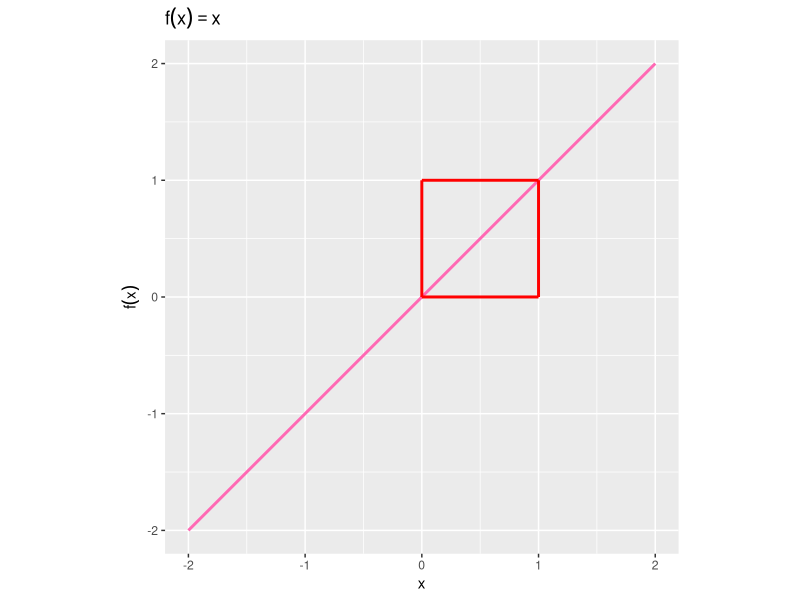

This chart was generated by the following R code: (Note: this script raises an error after producing the figure.)

# イージング --------------------------------------------------------------

# 利用パッケージ
library(gganimate)
library(ggplot2)

# チェック用
library(magrittr)
library(ggplot2)


# 元の関数の作図 -----------------------------------------------------------------

# x軸の値を作成
x_vec <- seq(from = -2, to = 2, by = 0.01)

# 元の関数のデータフレームを作成
tmp_df <- tibble::tibble(
  x = x_vec, 
  y = x
)

# イージング関数として利用する領域用のデータフレームを作成
area_df <- tibble::tibble(
  x_from = c(0, 0, 1, 1), 
  y_from = c(0, 1, 1, 0), 
  x_to = c(0, 1, 1, 0), 
  y_to = c(1, 1, 0, 0)
)

# 元の関数を作図
ggplot() + 
  geom_line(data = tmp_df, mapping = aes(x = x, y = y), 
            color = "hotpink", size = 1) + # 元の関数
  geom_segment(data = area_df, mapping = aes(x = x_from, xend = x_to, y = y_from, yend = y_to), 
               color = "red", size = 1) + # 対象の領域
  coord_fixed(ratio = 1) + # アスペクト比
  labs(title = expression(f(x) == x), 
       y = expression(f(x))) # ラベル


# イージング関数の設定 --------------------------------------------------------------------

### ・時間ベクトルの設定 -----

# 時間変化の値を作成:(0 <= t <= 1)
t_vec <- seq(from = 0, to = 1, by = 0.01)
t_vec <- seq(from = 0, to = 1, length.out = 21)


### ・linear -----

# Linear
linear_df <- tibble::tibble(
  t = t_vec, 
  y = t, 
  easing_fnc = "linear"
)


### ・quadratic -----

# Quadratic-in
quad_in_df <- tibble::tibble(
  t = t_vec, 
  y = t^2, 
  easing_fnc = "quad-in"
)

# Quadratic-out
quad_out_df <- tibble::tibble(
  t = t_vec, 
  y = t * (2 - t), 
  easing_fnc = "quad-out"
)

# Quadratic-inout
quad_inout_df <- tibble::tibble(
  t = t_vec, 
  y = dplyr::if_else(
    condition = t < 0.5, 
    true = 2 * t^2, 
    false = 1 - (2 - 2 * t)^2 * 0.5
  ), 
  easing_fnc = "quad-in-out"
)


### ・cubic -----

# Cubic-in
cubic_in_df <- tibble::tibble(
  t = t_vec, 
  y = t^3, 
  easing_fnc = "cubic-in"
)

# Cubic-out
cubic_out_df <- tibble::tibble(
  t = t_vec, 
  y = 1 - (1 - t)^3, 
  easing_fnc = "cubic-out"
)

# Cubic-inout
cubic_inout_df <- tibble::tibble(
  t = t_vec, 
  y = dplyr::if_else(
    condition = t < 0.5, 
    true = 4 * t^3, 
    false = 1 - (2 - 2 * t)^3 * 0.5
  ), 
  easing_fnc = "cubic-in-out"
)


### ・quartic -----

# Quartic-in
quart_in_df <- tibble::tibble(
  t = t_vec, 
  y = t^4, 
  easing_fnc = "quart-in"
)

# Quartic-out
quart_out_df <- tibble::tibble(
  t = t_vec, 
  y = 1 - (1 - t)^4, 
  easing_fnc = "quart-out"
)

# Quartic-inout
quart_inout_df <- tibble::tibble(
  t = t_vec, 
  y = dplyr::if_else(
    condition = t < 0.5, 
    true = 8 * t^4, 
    false = 1 - (2 - 2 * t)^4 * 0.5
  ), 
  easing_fnc = "quart-in-out"
)


### ・quintic -----

# Quintic-in
quint_in_df <- tibble::tibble(
  t = t_vec, 
  y = t^5, 
  easing_fnc = "quint-in"
)

# Quintic-out
quint_out_df <- tibble::tibble(
  t = t_vec, 
  y = 1 - (1 - t)^5, 
  easing_fnc = "quint-out"
)

# Quintic-inout
quint_inout_df <- tibble::tibble(
  t = t_vec, 
  y = dplyr::if_else(
    condition = t < 0.5, 
    true = 16 * t^5, 
    false = 1 - (2 - 2 * t)^5 * 0.5
  ), 
  easing_fnc = "quint-in-out"
)


### ・exponential -----

# Exponential-in
expo_in_df <- tibble::tibble(
  t = t_vec, 
  y = dplyr::if_else(
    condition = t == 0, 
    true = 0, 
    false = 2^(10 * t - 10)
  ), 
  easing_fnc = "expo-in"
)

# Exponential-out
expo_out_df <- tibble::tibble(
  t = t_vec, 
  y = dplyr::if_else(
    condition = t == 1, 
    true = 1, 
    false = 1 - 2^(-10 * t)
  ), 
  easing_fnc = "expo-out"
)

# Exponential-inout
expo_inout_df <- tibble::tibble(
  t = t_vec, 
  y = dplyr::case_when(
    t == 0 ~ 0, 
    t == 1 ~ 1, 
    t < 0.5 ~ 2^(20 * t - 11), 
    t >= 0.5 ~ 1 - 2^(9 - 20 * t)
  ), 
  easing_fnc = "expo-in-out"
)


### ・sine -----

# Sine-in
sine_in_df <- tibble::tibble(
  t = t_vec, 
  y = 1 - cos(0.5 * pi * t), 
  easing_fnc = "sine-in"
)

# Sine-out
sine_out_df <- tibble::tibble(
  t = t_vec, 
  y = sin(0.5 * pi * t), 
  easing_fnc = "sine-out"
)

# Sine-inout
sine_inout_df <- tibble::tibble(
  t = t_vec, 
  y = (1 - cos(pi * t)) * 0.5, 
  easing_fnc = "sine-in-out"
)


### ・circular -----

# Circular-in
circ_in_df <- tibble::tibble(
  t = t_vec, 
  y = 1 - sqrt(1 - t^2), 
  easing_fnc = "circ-in"
)

# Circular-out
circ_out_df <- tibble::tibble(
  t = t_vec, 
  y = sqrt(t * (2 - t)), 
  easing_fnc = "circ-out"
)

# Circular-inout
circ_inout_df <- tibble::tibble(
  t = t_vec, 
  y = dplyr::if_else(
    condition = t < 0.5, 
    true = (1 - sqrt(1 - 4 * t^2)) * 0.5, 
    false = (sqrt(1 - (2 - 2 * t)^2) + 1) * 0.5
  ), 
  easing_fnc = "circ-in-out"
)


### ・back -----

# Back-in
back_in_df <- tibble::tibble(
  t = t_vec, 
  y = (1.70158 + 1) * t^3 - 1.70158 * t^2, 
  easing_fnc = "back-in"
)

# Back-out
back_out_df <- tibble::tibble(
  t = t_vec, 
  y = 1 - (1.70158 + 1) * (1 - t)^3 + 1.70158 * (1 - t)^2, 
  easing_fnc = "back-out"
)

# Back-inout
back_inout_df <- tibble::tibble(
  t = t_vec, 
  y = dplyr::if_else(
    condition = t < 0.5, 
    true = 4 * (1.70158 + 1) * t^3 - 2 * 1.70158 * t^2, 
    false = 1 - 4 * (1.70158 + 1) * (1 - t)^3 + 2 * 1.70158 * (1 - t)^2
  ), 
  easing_fnc = "back-in-out"
)


### ・elastic -----

# Elastic-in
elastic_in_df <- tibble::tibble(
  t = t_vec, 
  y = dplyr::if_else(
    condition = t == 0, 
    true = 0, 
    false = -2^(10 * t - 10) * sin((10 * t - 10.75) * 2 * pi / 3)
  ), 
  easing_fnc = "elastic-in"
)

# Elastic-out
elastic_out_df <- tibble::tibble(
  t = t_vec, 
  y = dplyr::if_else(
    condition = t == 1, 
    true = 1, 
    false = 1 - 2^(-10 * t) * sin((10 * t + 0.75) * 2 * pi / 3)
  ), 
  easing_fnc = "elastic-out"
)

# Elastic-inout:(未完)
elastic_inout_df <- tibble::tibble(
  t = t_vec, 
  y = dplyr::case_when(
    t == 0 ~ 0, 
    t == 1 ~ 1, 
    t < 0.5 ~ -2^(20 * t - 11) * sin((20 * t - 10.75) * 2 * pi / 3), 
    t >= 0.5 ~ 1 + 2^(-20 * t + 9) * sin((20 * t - 9.25) * 2 * pi / 3)
  ), 
  easing_fnc = "elastic-in-out"
)

# Elastic-in関数を作成
f_in <- function(t) {
  return(
    -2^(10 * t - 10) * sin((10 * t - 10.75) * 2 * pi / 3)
  )
}

# Elastic-in関数を作成
f_out <- function(t) {
  return(
    1 - 2^(-10 * t) * sin((10 * t + 0.75) * 2 * pi / 3)
  )
}

# Elastic-inout
elastic_inout_df <- tibble::tibble(
  t = t_vec, 
  y = dplyr::case_when(
    t == 0 ~ 0, 
    t == 1 ~ 1, 
    t < 0.5 ~ f_in(2 * t) * 0.5, 
    t >= 0.5 ~ (f_out(2 * t - 1) + 1) * 0.5
  ), 
  easing_fnc = "elastic-in-out"
)


### ・bounce -----

# Bounce-out関数を作成
f_out <- function(t_vec) {
  # 定数を設定
  c1 <- 7.5625
  c2 <- 2.75
  
  # 受け皿を作成
  y_vec <- rep(NA, times = length(t_vec))
  
  # 要素ごとに関数を計算
  for(i in seq_along(t_vec)) {
    # i番目の要素を取得
    t <- t_vec[i]
    
    # 定義式を計算
    if(t < 1 / c2) {
      y_vec[i] <- c1 * t^2
    } else if(t < 2 / c2) {
      y_vec[i] <- c1 * (t - 1.5 / c2)^2 + 0.75
    } else if(t < 2.5 / c2) {
      y_vec[i] <- c1 * (t - 2.25 / c2)^2 + 0.9375
    } else {
      y_vec[i] <- c1 * (t - 2.625 / c2)^2 + 0.984375
    }
  }
  
  # 出力
  return(y_vec)
}

# Bounce-in
bounce_in_df <- tibble::tibble(
  t = t_vec, 
  y = 1 - f_out(1 - t), 
  easing_fnc = "bounce-in"
)

# Bounce-out
bounce_out_df <- tibble::tibble(
  t = t_vec, 
  y = f_out(t), 
  easing_fnc = "bounce-out"
)

# Bounce-inout
bounce_inout_df <- tibble::tibble(
  t = t_vec, 
  y = dplyr::if_else(
    condition = t < 0.5, 
    true = (1 - f_out(1 - 2 * t)) * 0.5, 
    false = (1 + f_out(2 * t - 1)) * 0.5
  ), 
  easing_fnc = "bounce-in-out"
)


### ・イージング関数の可視化 -----

# イージング関数を指定
point_df <- elastic_inout_df

# イージング曲線用のデータフレームを作成
line_df <- point_df %>% 
  dplyr::rename(x = t) # フレーム用の列をx軸用の列に変更

# イージング関数を作図
anim <- ggplot(point_df, aes(x = t, y = y)) + 
  geom_line(data = line_df, mapping = aes(x = x, y = y), 
            color = "hotpink", size = 1) + # イージング曲線
  geom_vline(mapping = aes(xintercept = t), 
             color = "orange", size = 1, linetype = "dashed") + # 経過時間の線
  geom_hline(mapping = aes(yintercept = y), 
             color = "red", size = 1, linetype = "dashed") + # 変化量の線
  geom_point(mapping = aes(y = 0), color = "orange", size = 5) + # 経過時間の点
  geom_point(mapping = aes(x = 1), color = "red", size = 5) + # 変化量の点
  geom_point(color = "hotpink", size = 5) + # イージング曲線上の点
  gganimate::transition_reveal(along = t) + # フレーム
  coord_fixed(ratio = 1) + # アスペクト比
  labs(title = "Easing Function", 
       subtitle = "t = {round(frame_along, 2)}", 
       color = "easing function", 
       x = "time", y = expression(f(t)))

# gif画像を作成
gganimate::animate(plot = anim, nframes = 101, fps = 50)


# 比較対象の設定 -----------------------------------------------------------------

# Quadratic関数を結合
easing_df <- rbind(
  linear_df, 
  quad_in_df, 
  quad_out_df, 
  quad_inout_df
) %>% 
  dplyr::mutate(
    easing_fnc = factor(easing_fnc, level = c("linear", "quad-in", "quad-out", "quad-in-out"))
  ) # 因子型に変換

# Cubic関数を結合
easing_df <- rbind(
  linear_df, 
  cubic_in_df, 
  cubic_out_df, 
  cubic_inout_df
) %>% 
  dplyr::mutate(
    easing_fnc = factor(easing_fnc, level = c("linear", "cubic-in", "cubic-out", "cubic-in-out"))
  ) # 因子型に変換

# Quartic関数を結合
easing_df <- rbind(
  linear_df, 
  quart_in_df, 
  quart_out_df, 
  quart_inout_df
) %>% 
  dplyr::mutate(
    easing_fnc = factor(easing_fnc, level = c("linear", "quart-in", "quart-out", "quart-in-out"))
  ) # 因子型に変換

# Quintic関数を結合
easing_df <- rbind(
  linear_df, 
  quint_in_df, 
  quint_out_df, 
  quint_inout_df
) %>% 
  dplyr::mutate(
    easing_fnc = factor(easing_fnc, level = c("linear", "quint-in", "quint-out", "quint-in-out"))
  ) # 因子型に変換

# Exponential関数を結合
easing_df <- rbind(
  linear_df, 
  expo_in_df, 
  expo_out_df, 
  expo_inout_df
) %>% 
  dplyr::mutate(
    easing_fnc = factor(easing_fnc, level = c("linear", "expo-in", "expo-out", "expo-in-out"))
  ) # 因子型に変換

# Sine関数を結合
easing_df <- rbind(
  linear_df, 
  sine_in_df, 
  sine_out_df, 
  sine_inout_df
) %>% 
  dplyr::mutate(
    easing_fnc = factor(easing_fnc, level = c("linear", "sine-in", "sine-out", "sine-in-out"))
  ) # 因子型に変換

# Circular関数を結合
easing_df <- rbind(
  linear_df, 
  circ_in_df, 
  circ_out_df, 
  circ_inout_df
) %>% 
  dplyr::mutate(
    easing_fnc = factor(easing_fnc, level = c("linear", "circ-in", "circ-out", "circ-in-out"))
  ) # 因子型に変換

# Back関数を結合
easing_df <- rbind(
  linear_df, 
  back_in_df, 
  back_out_df, 
  back_inout_df
) %>% 
  dplyr::mutate(
    easing_fnc = factor(easing_fnc, level = c("linear", "back-in", "back-out", "back-in-out"))
  ) # 因子型に変換

# Elastic関数を結合
easing_df <- rbind(
  linear_df, 
  elastic_in_df, 
  elastic_out_df, 
  elastic_inout_df
) %>% 
  dplyr::mutate(
    easing_fnc = factor(easing_fnc, level = c("linear", "elastic-in", "elastic-out", "elastic-in-out"))
  ) # 因子型に変換

# Bounce関数を結合
easing_df <- rbind(
  linear_df, 
  bounce_in_df, 
  bounce_out_df, 
  bounce_inout_df
) %>% 
  dplyr::mutate(
    easing_fnc = factor(easing_fnc, level = c("linear", "bounce-in", "bounce-out", "bounce-in-out"))
  ) # 因子型に変換


# Inタイプの関数を結合
easing_df <- rbind(
  linear_df, 
  quad_in_df, 
  cubic_in_df, 
  quart_in_df, 
  quint_in_df, 
  expo_in_df, 
  sine_in_df, 
  circ_in_df, 
  back_in_df, 
  elastic_in_df, 
  bounce_in_df
) %>% 
  dplyr::mutate(
    easing_fnc = factor(
      easing_fnc, 
      level = c(
        "linear", paste0(c("quad", "cubic", "quart", "quint", "expo", "sine", "circ", "back", "elastic", "bounce"), "-in"))
    )
  ) # 因子型に変換

# Outタイプの関数を結合
easing_df <- rbind(
  linear_df, 
  quad_out_df, 
  cubic_out_df, 
  quart_out_df, 
  quoutt_out_df, 
  expo_out_df, 
  sine_out_df, 
  circ_out_df, 
  back_out_df, 
  elastic_out_df, 
  bounce_out_df
) %>% 
  dplyr::mutate(
    easing_fnc = factor(
      easing_fnc, 
      level = c(
        "linear", paste0(c("quad", "cubic", "quart", "quint", "expo", "sine", "circ", "back", "elastic", "bounce"), "-out"))
    )
  ) # 因子型に変換

# InOutタイプの関数を結合
easing_df <- rbind(
  linear_df, 
  quad_inout_df, 
  cubic_inout_df, 
  quart_inout_df, 
  quint_inout_df, 
  expo_inout_df, 
  sine_inout_df, 
  circ_inout_df, 
  back_inout_df, 
  elastic_inout_df, 
  bounce_inout_df
) %>% 
  dplyr::mutate(
    easing_fnc = factor(
      easing_fnc, 
      level = c(
        "linear", paste0(c("quad", "cubic", "quart", "quint", "expo", "sine", "circ", "back", "elastic", "bounce"), "-in-out"))
    )
  ) # 因子型に変換

unique(easing_df[["easing_fnc"]])


# バーの伸縮による可視化と比較 ----------------------------------------------------------------

### ・作図用のデータフレームの作成 -----

# イージング曲線用のデータフレームを作成
line_df <- easing_df %>% 
  dplyr::rename(x = t) # フレーム用の列をx軸用の列に変更

# イージング関数の数を取得
fnc_size <- length(unique(easing_df[["easing_fnc"]]))

# イージングバー用のデータフレームを作成
bar_df <- easing_df %>% 
  dplyr::mutate(x = (rep(1:fnc_size, each = length(t_vec)) * 2 - 1) / (fnc_size * 2)) # x軸の値を等間隔に設定


### ・イージング処理の可視化 -----

# イージング関数を作図
anim <- ggplot(easing_df, aes(x = t, y = y, color = easing_fnc)) + 
  geom_vline(mapping = aes(xintercept = t), 
             color = "pink", size = 1, linetype = "dashed") + # 経過時間の線
  geom_hline(mapping = aes(yintercept = y, color = easing_fnc), linetype = "dashed") + 
  geom_line(data = line_df, mapping = aes(x = x, y = y, color = easing_fnc), size = 1) + # イージング曲線
  geom_point(mapping = aes(x = 1), size = 5) + 
  geom_point(mapping = aes(y = 0), color = "pink", size = 5) + 
  geom_point(size = 5) + # イージング曲線上の点
  gganimate::transition_reveal(along = t) + # フレーム
  scale_color_manual(values = c("red", "limegreen", "orange", "mediumblue")) + # 点と線の色:(不必要)
  coord_fixed(ratio = 1) + # アスペクト比
  labs(title = "Easing Functions", 
       subtitle = "t = {round(frame_along, 2)}", 
       color = "easing function", 
       x = "time", y = expression(f(t))) # ラベル

# gif画像を作成
g <- gganimate::animate(plot = anim, nframes = length(t_vec), fps = 50, width = 600, height = 600)

# gif画像を保存
gganimate::anim_save(filename = "output/Easing/_line.gif", animation = g)


# 動画を作成
m <- gganimate::animate(plot = anim, nframes = length(t_vec), fps = 30, width = 600, height = 600, renderer = gganimate::av_renderer())

# 動画を保存
gganimate::anim_save(filename = "output/Easing/_line.mp4", animation = m)


# イージング処理を作図
anim <- ggplot() + 
  geom_tile(data = bar_df, mapping = aes(x = x, y = y/2, height = y, fill = easing_fnc), 
           alpha = 0.7, width = 0.9/fnc_size) + # イージングバー
  geom_text(data = bar_df, mapping = aes(x = x, y = 0, label = easing_fnc, color = easing_fnc), 
            vjust = 1) + # 関数名:(横向き)
  #geom_text(data = bar_df, mapping = aes(x = x, y = 0, label = easing_fnc, color = easing_fnc), 
  #          hjust = 1, angle = 90) + # 関数名:()
  geom_hline(data = easing_df, mapping = aes(yintercept = y, color = easing_fnc), 
             linetype = "dashed") + # 変化量の線
  geom_line(data = line_df, mapping = aes(x = x, y = y, color = easing_fnc)) + # イージング曲線
  geom_point(data = easing_df, mapping = aes(x = t, y = y, color = easing_fnc), 
             alpha = 0.5, size = 5) + # イージング曲線上の点
  gganimate::transition_reveal(along = t) + # フレーム
  scale_color_manual(values = c("red", "limegreen", "orange", "mediumblue")) + # 点と線の色:(不必要)
  scale_fill_manual(values = c("red", "limegreen", "orange", "mediumblue")) + # バーの色:(不必要)
  coord_fixed(ratio = 1) + # アスペクト比
  labs(title = "Easing Functions", 
       subtitle = "t = {round(frame_along, 2)}", 
       fill = "easing function", color = "easing function", 
       x = "time", y = expression(f(x))) # ラベル

# gif画像を作成
g <- gganimate::animate(plot = anim, nframes = length(t_vec), fps = 50, width = 600, height = 600)

# gif画像を保存
gganimate::anim_save(filename = "output/Easing/_bar.gif", animation = g)


# 動画を作成
m <- gganimate::animate(plot = anim, nframes = length(t_vec), fps = 30, width = 600, height = 600, renderer = gganimate::av_renderer())

# 動画を保存
gganimate::anim_save(filename = "output/Easing/_bar.mp4", animation = m)


# 点の移動による可視化と比較 ---------------------------------------------------------

### ・作図用のデータフレームの作成 -----

# イージング関数の数を取得
fnc_size <- length(unique(easing_df[["easing_fnc"]]))

# 移動点用のデータフレームを作成
point_df <- easing_df %>% 
  dplyr::mutate(
    x = rep(1:fnc_size, each = length(t_vec)), 
    frame = t
  ) %>% # プロット位置とフレーム列を追加
  dplyr::select(t, x, y, easing_fnc, frame) # 列を並べ替え

# 点の軌跡用のデータフレームを作成
trace_point_df <- easing_df %>% 
  tibble::add_column(
    x = rep(1:fnc_size, each = length(t_vec)), 
    n = rep((length(t_vec)-1):0, times = fnc_size)
  ) %>% # 複製する数を追加
  tidyr::uncount(n) %>% # 過去フレーム用に複製
  dplyr::group_by(t, easing_fnc) %>% # 時間と関数でグループ化
  dplyr::mutate(
    idx = length(t_vec) + 1 - dplyr::row_number(), 
    frame = t_vec[idx]
  ) %>% # フレーム列を追加
  dplyr::ungroup() %>% # グループ化を解除
  dplyr::arrange(frame, x) %>% # 昇順に並び替え
  dplyr::select(t, x, y, easing_fnc, frame) # 利用する列を選択


### ・イージング処理の可視化 -----

# イージングされた点移動を作図
anim <- ggplot(point_df, aes(x = x, y = y, color = easing_fnc)) + 
  geom_hline(mapping = aes(yintercept = t), 
             color = "pink", size = 1, linetype = "dashed") + # 経過時間の線
  geom_point(size = 5, show.legend = FALSE) + # イージング移動点
  geom_point(data = trace_point_df, mapping = aes(x = x, y = y, color = easing_fnc), 
             size = 5, alpha = 0.2, show.legend = FALSE) + # 点の軌跡
  gganimate::transition_manual(frame = frame) + # フレーム
  scale_x_reverse(breaks = unique(point_df[["x"]]), labels = unique(point_df[["easing_fnc"]]), minor_breaks = FALSE) + # x軸目盛の反転
  scale_color_manual(values = c("red", "limegreen", "orange", "mediumblue")) + # 点と線の色:(不必要)
  scale_fill_manual(values = c("red", "limegreen", "orange", "mediumblue")) + # 点と線の色:(不必要)
  coord_flip() + # 軸の入れ替え
  labs(title = "Easing Functions", 
       subtitle = "t = {current_frame}", 
       x = "Easing Function", y = expression(f(t)))

# gif画像を作成
g <- gganimate::animate(plot = anim, nframes = length(t_vec)+10, fps = 10, end_pause = 10, width = 600, height = 600)

# gif画像を保存
gganimate::anim_save(filename = "output/Easing/_point.gif", animation = g)


# 動画を作成
m <- gganimate::animate(plot = anim, nframes = length(t_vec)+20, fps = 10, 
                        start_pause = 10, end_pause = 10, 
                        width = 600, height = 600, renderer = gganimate::av_renderer())

# 動画を保存
gganimate::anim_save(filename = "output/Easing/_point.mp4", animation = m)


# サイズの変化による可視化と比較 ---------------------------------------------------------------------

# イージング関数の数を取得
fnc_size <- length(unique(easing_df[["easing_fnc"]]))

# 散布図用のデータフレームを作成
point_df <- easing_df %>% 
  dplyr::mutate(
    x = rep(1:fnc_size, each = length(t_vec))
  ) %>% 
  dplyr::select(t, x, y, easing_fnc) # 列を並び替え

# イージングされた拡大する点を作図
anim <- ggplot() + 
  geom_point(data = point_df, mapping = aes(x = x, y = 0, size = y, color = easing_fnc)) + # 散布図
  gganimate::transition_reveal(along = t) + # フレーム
  scale_size_continuous(range = c(0, 20)) + # 点のサイズ
  scale_x_continuous(breaks = unique(easing_df2[["x"]]), labels = unique(easing_df2[["easing_fnc"]]), 
                     minor_breaks = FALSE, limits = c(0, fnc_size+1)) + # x軸目盛
  scale_color_manual(values = c("red", "limegreen", "orange", "mediumblue")) + # 点と線の色:(不必要)
  labs(title = "Easing Functions", 
       subtitle = "t = {frame_along}", 
       color = "easing function", 
       size = expression(f(t))) # ラベル

# gif画像を作成
gganimate::animate(plot = anim, nframes = length(t_vec), fps = 10)
